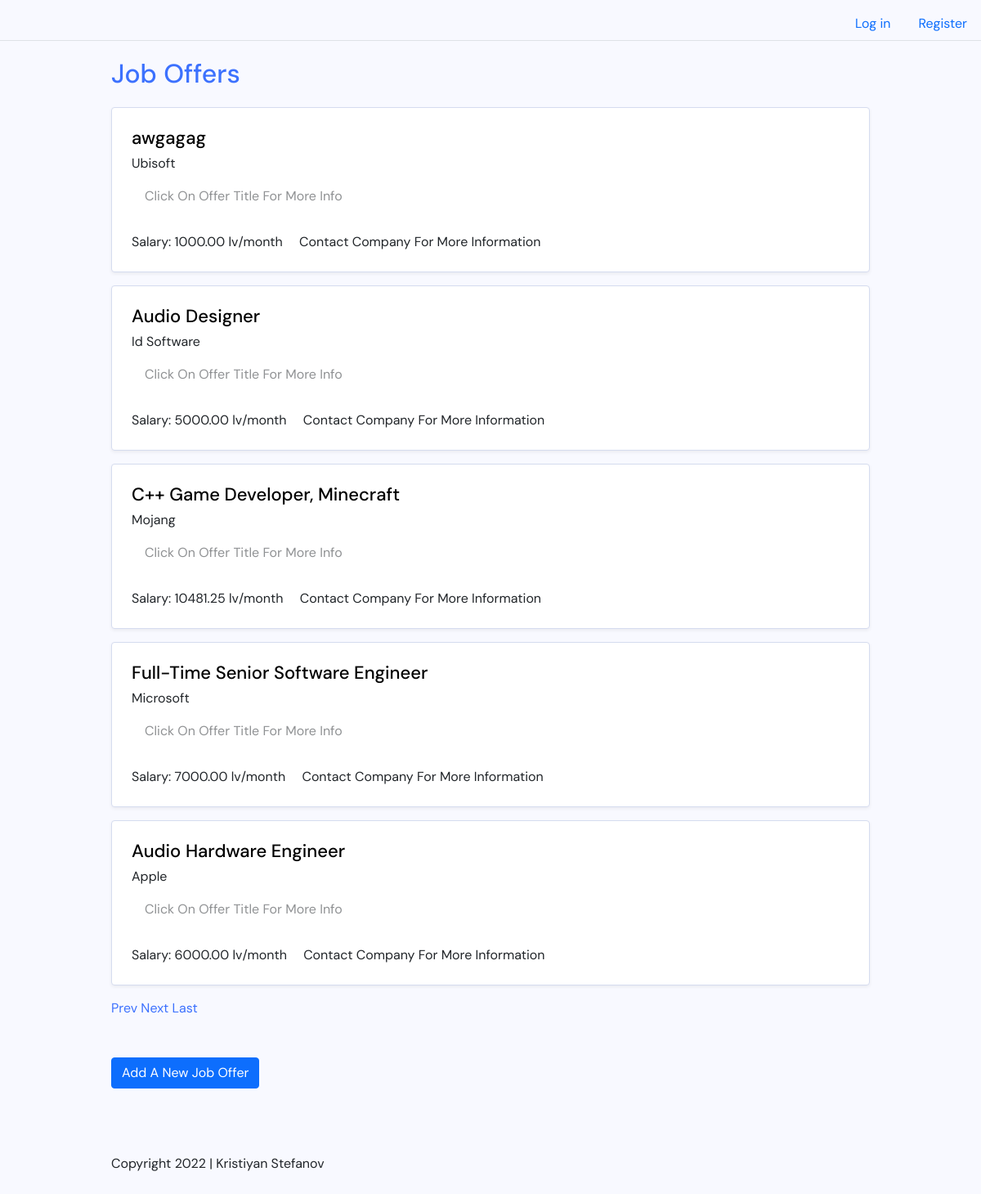
Page /PHPFiles/Index.php on the committed database.
### tables this page shows
CREATE TABLE `submissionform` (
  `Id` int(11) NOT NULL,
  `Title` varchar(255) DEFAULT NULL,
  `Description` longtext DEFAULT NULL,
  `Company` varchar(50) DEFAULT NULL,
  `Salary_field` decimal(15,2) DEFAULT NULL
);

### PHPFiles/Index.php (the view, shortened to what this page needs)
<?php
     require 'db.php';
	 $limit = 5;
    $sql = "SELECT * FROM submissionform ORDER BY id DESC";
    $result = mysqli_query($con, $sql);
    $total_records = mysqli_num_rows($result);
    $total_pages = ceil($total_records / $limit);
	if (!isset ($_GET['page']) ) {
        $page_number = 1;
    } else {
        $page_number = $_GET['page'];
    }
	$start = ($page_number - 1) * $limit;
    $sql = "SELECT * FROM submissionform ORDER BY id DESC LIMIT $start, $limit";
    $result = mysqli_query($con, $sql);
?>
<!DOCTYPE html>
<html lang="en">
<head>
    <link rel="stylesheet" href="../Bootstrap-5.1.3/css/bootstrap.min.css">
	<link rel="stylesheet" href="../css/master.css">
</head>
<body>
<ul class="nav nav-tabs justify-content-end ">
  <li class="nav-item">
    <a class="nav-link" href="Login.php">Log in</a>
	<li class="nav-item">
    <a class="nav-link" href="Registration.php">Register</a>
  </li>
  </li>
</ul>
	<div class="site-wrapper">
		<header class="site-header">
			<h1 class="site-title"><a href="#">Job Offers</a></h1>
		</header>
<?php
 while($row = mysqli_fetch_assoc($result)) {
?>
<ul class="jobs-listing">
			<li class="job-card">
				<div class="job-primary">
					<h2 class="job-title"><a href="MoreInfoJobsub.php?Id=<?php echo $row["Id"] ?>"> <?php echo $row["Title"]; ?> </a></h2>
					<div class="job-meta">
						<p class="meta-company"><?php echo $row["Company"];  ?></p>
						<span class="meta-date">Click On Offer Title For More Info </span>
					</div>
					<div class="job-details">
						<span class="job-location"> Salary: <?php echo $row["Salary_field"]; ?> lv/month</span>
						<span class="job-type">Contact Company For More Information</span>
					</div>
				</div>
			</li>
		</ul>
		<?php
		}
		?>
		<div class= "jobs-pagination-wrapper">
		<div class="nav-links">
		<a class="page-pagination"> <a href = "index.php?page=page_number=1 > </a></a>
		<a class="page-pagination"> <a href = "index.php?page=<?php if($page_number!=1){echo $page_number-1;}else{echo $page_number;} ?>">Prev </a></a>
		<a class="page-pagination"> <a href = "index.php?page=<?php if($page_number!=$total_pages){echo $page_number+1;}else{echo $page_number;} ?>" >Next </a></a>
		<a class="page-pagination"> <a href = "index.php?page=<?php echo $total_pages; ?>">Last </a></a>
		</div>
		</div>
		<a class="btn btn-primary mt-5" href="AddJobSub.php" role="button">Add A New Job Offer</a>
		<footer class="site-footer">
			<p>Copyright 2022 | Kristiyan Stefanov
			</p>
		</footer>
	</div>
</body>
</html>

### css/master.css (style rules this page uses)
html { line-height: 1.15; -webkit-text-size-adjust: 100%; }
body { margin: 0; }
h1 { font-size: 2em; margin: 0.67em 0; }
a { background-color: transparent; }
html { -webkit-box-sizing: border-box; -moz-box-sizing: border-box; box-sizing: border-box; }
*, *:before, *:after { -webkit-box-sizing: inherit; -moz-box-sizing: inherit; box-sizing: inherit; }
:root { --color-base: #f8f9ff; --color-primary: #3c71fe; --color-separator: #d5dcef; --font-sans: "DM Sans", sans-serif; }
body { background: var(--color-base); font-family: var(--font-sans); line-height: 1.5; }
a { color: var(--color-primary); text-decoration: none; }
.site-wrapper { max-width: 58em; margin: 0 auto; }
.jobs-listing { margin: 0; padding: 0; }
.jobs-listing li { margin-bottom: 1em; }
.job-card { margin: 0; padding: 1.5em; list-style: none; background: white; border: 1px solid var(--color-separator); border-radius: 0.25em; box-shadow: 0px 2px 4px rgba(0, 0, 0, 0.06); display: flex; }
.job-card .job-primary { flex: 1 1 auto; }
.job-card .job-title { margin: 0; font-size: 1.375em; margin-bottom: 0.25em; }
.job-card .job-title a { color: black; }
.job-card .job-details { margin-top: 2em; }
.job-card .job-type { margin-left: 1em; display: inline-block; }
.job-card .meta-date { opacity: 0.5; margin-left: 1em; }
.site-footer { margin-top: 5em; margin-bottom: 2em; }

### rows in the picture
submissionform: Title "awgagag", Company "Ubisoft", Salary_field "1000.00"
submissionform: Title "Audio Designer", Company "Id Software", Salary_field "5000.00"
submissionform: Title "C++ Game Developer, Minecraft", Company "Mojang", Salary_field "10481.25"
submissionform: Title "Full-Time Senior Software Engineer", Company "Microsoft", Salary_field "7000.00"
submissionform: Title "Audio Hardware Engineer", Company "Apple", Salary_field "6000.00"
